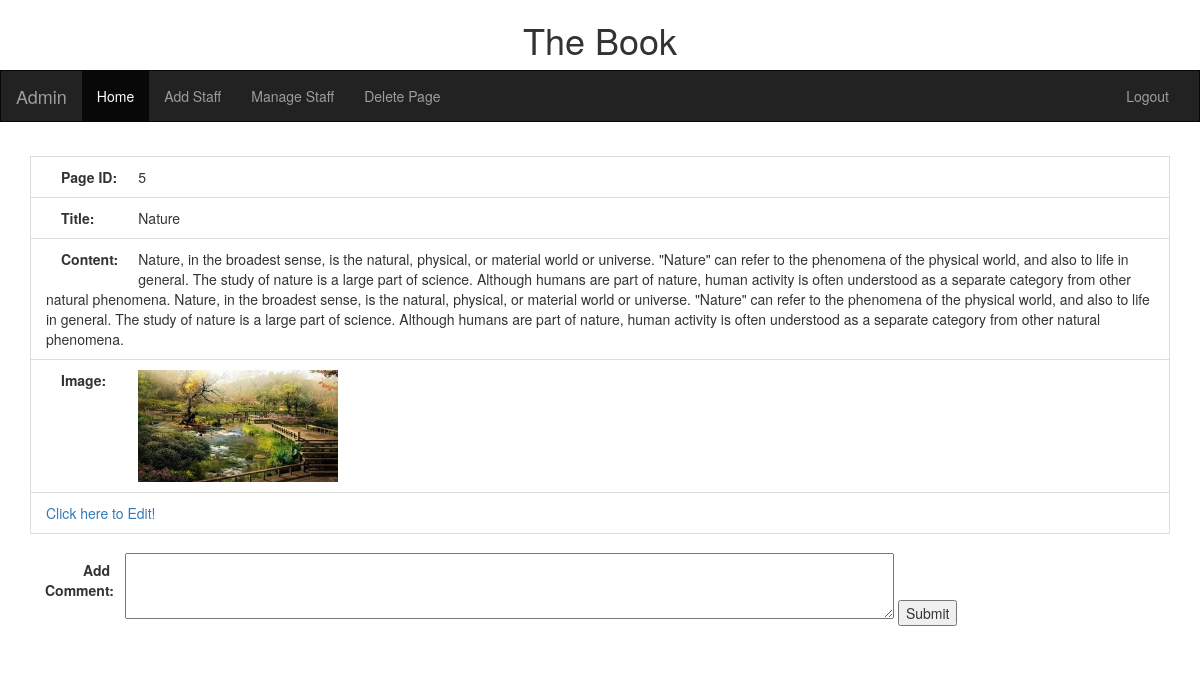
/view/page/Nature/ (signed in), run on an earlier commit of the app's database.
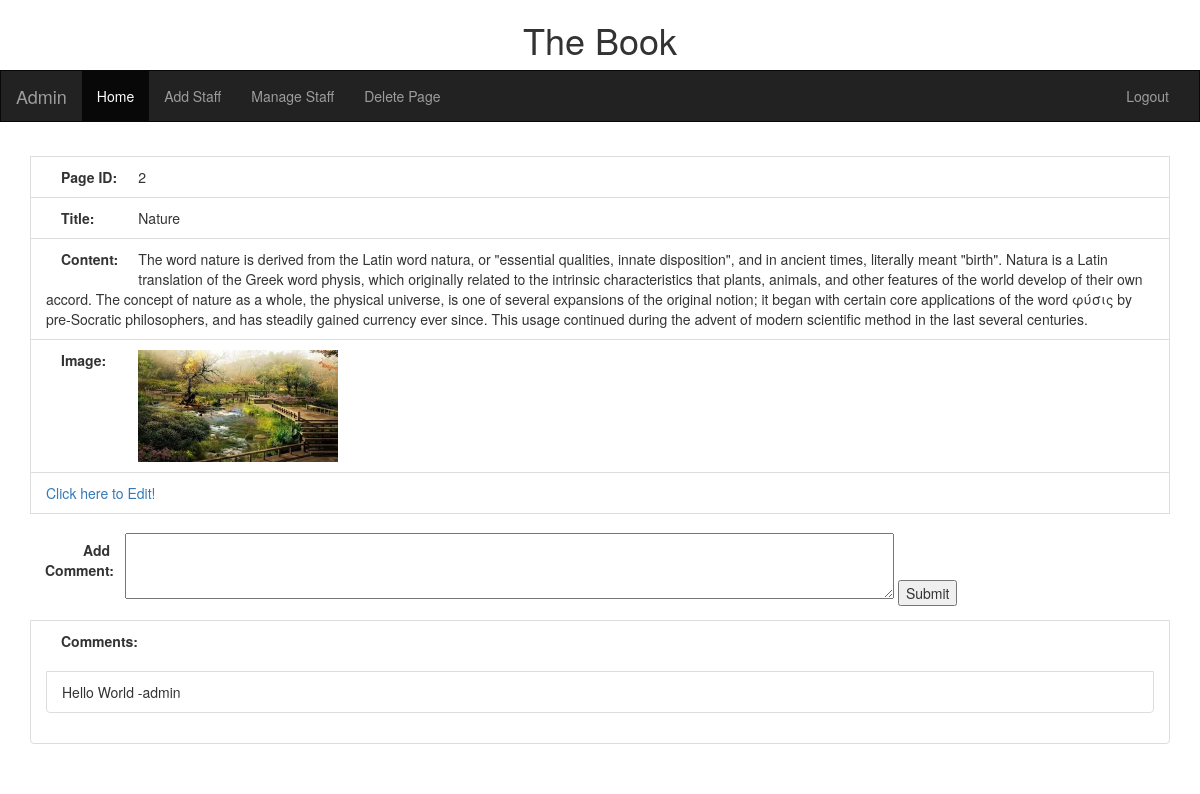
And on a later commit of the database.
### BookApp/models.py (models this page shows, shortened)
class Topic(models.Model):
    topic_id = models.AutoField(primary_key=True)
    title = models.CharField(max_length=100, unique=True)
    content = models.TextField()
    image = models.FileField(null=True, blank=True, default="default.jpeg")
    updated = models.DateTimeField(auto_now=True, auto_now_add=False)
    timestamp = models.DateTimeField(auto_now=False, auto_now_add=True)
    min_accessing_level = models.IntegerField()

class Comment(models.Model):
    topic = models.ForeignKey(Topic, on_delete=models.CASCADE)
    comment = models.TextField()

### BookApp/views.py (the view)
# urls.py: url(r'^view/page/(?P<topic_name>[A-Za-z0-9 -]+)/$',views.viewPage,name="view-page"),
@login_required
def viewPage(request, topic_name=""):
    topic_list = Topic.objects.values_list('title', flat=True)
    if topic_name in topic_list:
        obj = AccessLevel.objects.get(user = request.user)
        access_level = obj.access_level
        topic= Topic.objects.get(title=topic_name)
        if topic.min_accessing_level <= access_level:
            comments = Comment.objects.filter(topic = topic)
            return render(request,"Book/view-page.html", {"content":topic,"comments":comments})
        else:
            return render(request,"Book/access-denied.html")
    else:
        return HttpResponseRedirect(reverse('page-not-found',kwargs={'topic_name': topic_name}))

### BookApp/templates/Book/view-page.html (shortened to what this page needs)
{% extends "Book/base.html"%}
{%block content%}
<div class="container" style="margin-top:1em;">
    <div class="row">
        <div class="col-xs-12">
            <li class="list-group">
                <li class="list-group-item"><label class="control-label col-sm-1">Page ID:</label>{{content.pk}} </li>
                <li class="list-group-item"><label class="control-label col-sm-1">Title:</label>{{content.title}} </li>
                <li class="list-group-item"><label class="control-label col-sm-1">Content:</label>{{content.content}} </li>
                <li class="list-group-item" ><label class="control-label col-sm-1">Image:</label><img  src="{{ content.image.url}}" height="200" width="200" class="img-responsive" /> </li>
                <li class="list-group-item"><a href="{% url 'edit-page' content.pk%}">Click here to Edit!</a> </li>
                 </ul><br>
            <div id="register" class="animate form" style="padding-bottom:2%">
                <form method="POST" autocomplete="on" class="form-horizontal" action="{% url 'add-comment' %}">{% csrf_token %}
                    <label for="comment" class="control-label col-sm-1">Add Comment:</label>
                    <textarea rows="3" id="comment" name="comment" cols="100" required></textarea>
                    <input type="submit" value="Submit">
                </form>
                {% if comments%}
                <li class="list-group-item"><label class="control-label col-sm-1">Comments:</label><br>
                    <ul class="list-group"><br>
                        {%for comment in comments%}
                        <li class="list-group-item">{{comment.comment}}</li>
                        {%endfor%}
                    </ul>
                </li>
                {%endif%}
            </div>
        </div>
    </div>
</div>
{%endblock%}

What changed in the data, as far as the page shows it:
removed Topic: pk "5", title "Nature", content "Nature, in the broadest sense, is the natural, physical, or material world or universe. \"Nature\" can refer to the phenomena of the physical world, and also to life in general. The study of nature is a large part of science. Although humans are part of nature, human activity is often understood as a separate category from other natural phenomena. Nature, in the broadest sense, is the natural, physical, or material world or universe. \"Nature\" can refer to the phenomena of the physical world, and also to life in general. The study of nature is a large part of science. Although humans are part of nature, human activity is often understood as a separate category from other natural phenomena.", image (placeholder picture)
added Topic: pk "2", title "Nature", content "The word nature is derived from the Latin word natura, or \"essential qualities, innate disposition\", and in ancient times, literally meant \"birth\". Natura is a Latin translation of the Greek word physis, which originally related to the intrinsic characteristics that plants, animals, and other features of the world develop of their own accord. The concept of nature as a whole, the physical universe, is one of several expansions of the original notion; it began with certain core applications of the word φύσις by pre-Socratic philosophers, and has steadily gained currency ever since. This usage continued during the advent of modern scientific method in the last several centuries.", image (placeholder picture)
added Comment: comment "Hello World -admin"
Also different on the page:
text now shown: "Comments:"
